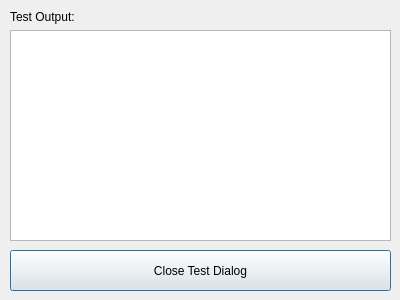
<?xml version="1.0" encoding="UTF-8"?>
<ui version="4.0">
 <class>XmlTest</class>
 <widget class="QDialog" name="XmlTest">
  <property name="geometry">
   <rect>
    <x>0</x>
    <y>0</y>
    <width>400</width>
    <height>300</height>
   </rect>
  </property>
  <property name="windowTitle">
   <string>Dialog</string>
  </property>
  <widget class="QWidget" name="formLayoutWidget">
   <property name="geometry">
    <rect>
     <x>10</x>
     <y>10</y>
     <width>381</width>
     <height>231</height>
    </rect>
   </property>
   <layout class="QFormLayout" name="formLayout">
    <property name="fieldGrowthPolicy">
     <enum>QFormLayout::AllNonFixedFieldsGrow</enum>
    </property>
    <item row="0" column="0">
     <widget class="QLabel" name="label">
      <property name="text">
       <string>Test Output:</string>
      </property>
     </widget>
    </item>
    <item row="2" column="0" colspan="2">
     <widget class="QTextBrowser" name="textBrowser"/>
    </item>
   </layout>
  </widget>
  <widget class="QPushButton" name="xButton">
   <property name="geometry">
    <rect>
     <x>10</x>
     <y>250</y>
     <width>381</width>
     <height>41</height>
    </rect>
   </property>
   <property name="text">
    <string>Close Test Dialog</string>
   </property>
  </widget>
 </widget>
 <resources/>
 <connections/>
</ui>
